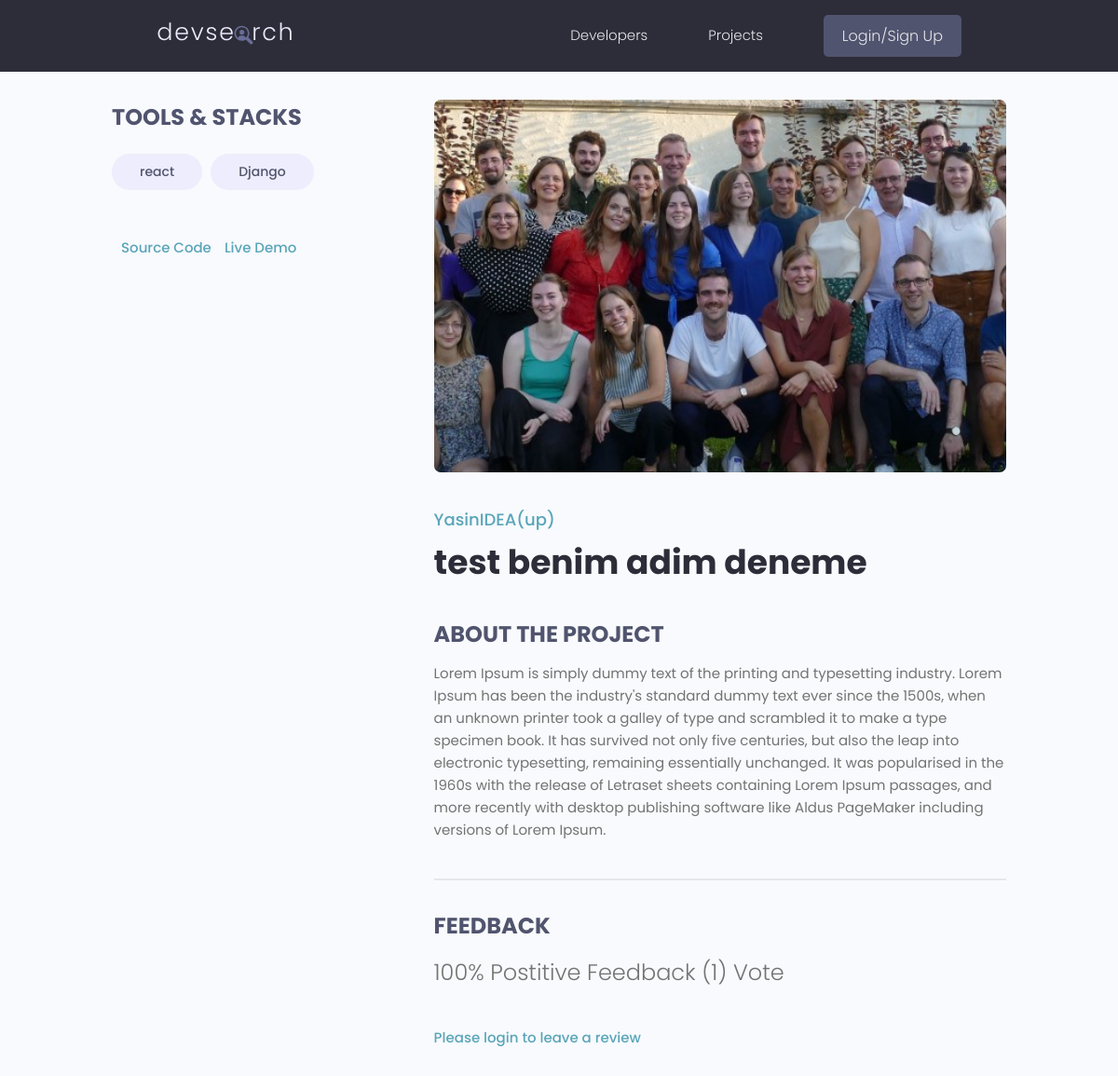
The page /projects/project/cfeef958-b0fc-449b-bdaf-53d790159037 on the database as committed earlier.
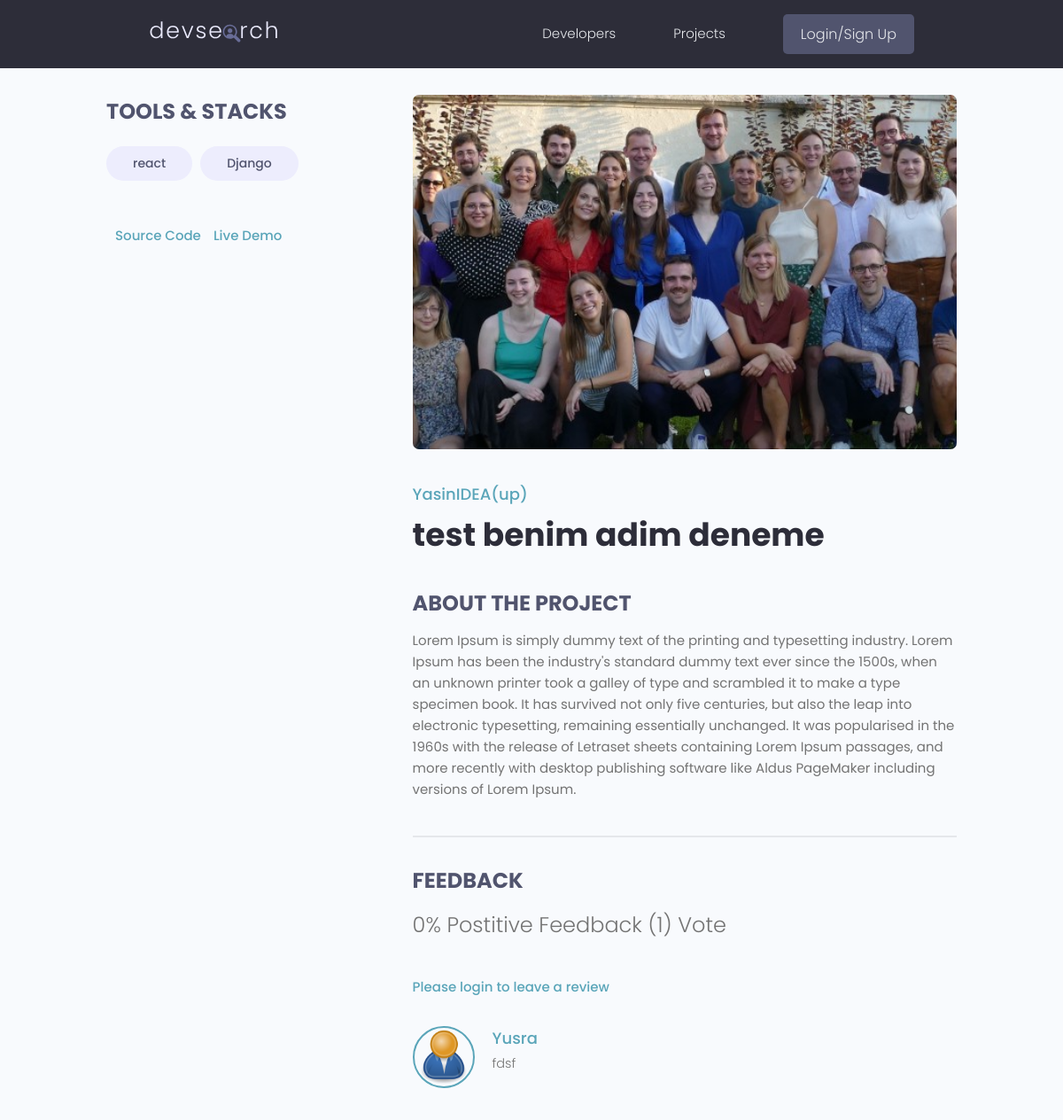
The same page on the database as committed later.
### projects/models.py (models this page shows, shortened)
class Tag(models.Model):
    name = models.CharField(max_length=200)
    created = models.DateTimeField(auto_now_add=True)
    id = models.UUIDField(
        default=uuid.uuid4, unique=True, primary_key=True, editable=False
    )
    def __str__(self):
        return self.name

class Project(models.Model):
    owner = models.ForeignKey(Profile, null=True, blank=True, on_delete=models.SET_NULL)
    title = models.CharField(max_length=200)
    description = models.TextField(null=True, blank=True)
    featured_image = models.ImageField(null=True, blank=True, default="default.jpg")
    demo_link = models.CharField(max_length=2000, null=True, blank=True)
    source_link = models.CharField(max_length=2000, null=True, blank=True)
    tags = models.ManyToManyField("Tag", blank=True)
    vote_total = models.IntegerField(default=0, null=True, blank=True)
    vote_ratio = models.IntegerField(default=0, null=True, blank=True)
    created = models.DateTimeField(auto_now_add=True)
    id = models.UUIDField(
        default=uuid.uuid4, unique=True, primary_key=True, editable=False
    )
    class Meta:
        ordering = ["-vote_ratio", "-vote_total", "title"]
    @property
    def reviewers(self):
        queryset = self.review_set.all().values_list('owner__id', flat=True)
        return queryset

class Review(models.Model):
    VOTE_TYPE = (
        ("up", "Up Vote"),
        ("down", "Down Vote"),
    )
    owner = models.ForeignKey(Profile, on_delete=models.CASCADE, null=True)
    project = models.ForeignKey(Project, on_delete=models.CASCADE)
    body = models.TextField(null=True, blank=True)
    value = models.CharField(max_length=200, choices=VOTE_TYPE)
    created = models.DateTimeField(auto_now_add=True)
    id = models.UUIDField(
        default=uuid.uuid4, unique=True, primary_key=True, editable=False
    )
    class Meta:
        unique_together = [['owner', 'project']]

### users/models.py (models this page shows, shortened)
class Profile(models.Model):
    user = models.OneToOneField(User, on_delete=models.CASCADE, null=True, blank=True)
    name = models.CharField(max_length=200, null=True, blank=True)
    email = models.EmailField(max_length=500, null=True, blank=True)
    username = models.CharField(max_length=200, null=True, blank=True)
    location = models.CharField(max_length=200, null=True, blank=True)
    short_intro = models.CharField(max_length=200, null=True, blank=True)
    bio = models.TextField(null=True, blank=True)
    profile_image = models.ImageField(
        null=True,
        blank=True,
        upload_to="profiles/",
        default="profiles/user-default.png",
    )
    social_github = models.CharField(max_length=200, null=True, blank=True)
    social_twitter = models.CharField(max_length=200, null=True, blank=True)
    social_linkedin = models.CharField(max_length=200, null=True, blank=True)
    social_youtube = models.CharField(max_length=200, null=True, blank=True)
    social_website = models.CharField(max_length=200, null=True, blank=True)
    created = models.DateTimeField(auto_now_add=True)
    id = models.UUIDField(
        default=uuid.uuid4, unique=True, primary_key=True, editable=False
    )

### projects/views.py (the view, shortened to what this page needs)
# urls.py: path("project/<str:pk>", views.project, name="project"),
def project(request, pk):
    projectObj = Project.objects.get(id=pk)
    form = ReviewForm()
    context ={'project': projectObj, 'form': form}
    return render(request, "projects/single-project.html", context)

### projects/templates/projects/single-project.html (shortened to what this page needs)
{% extends 'main.html' %}
{% block content %}
<main class="singleProject my-md">
    <div class="container">
      <div class="layout">
        <div class="column column--1of3">
          <h3 class="singleProject__subtitle">Tools & Stacks</h3>
          <div class="singleProject__toolStack">
            {% for tag in project.tags.all %}
            <span class="tag tag--pill tag--sub tag--lg">
              <small>{{ tag }}
            </small>
            </span>
            {% endfor %}
          </div>
          {% if project.source_link %}
          <a class="singleProject__liveLink" href="{{project.source_link}}" target="_blank">Source Code
          </a>
          {% endif %}
          {% if project.demo_link %}
          <a class="singleProject__liveLink" href="{{project.demo_link}}" target="_blank">Live Demo
          </a>
          {% endif %}
        </div>
        <div class="column column--2of3">
          <img class="singleProject__preview" src="{{ project.featured_image.url  }}" alt="portfolio thumbnail" />
          <a href="profile.html" class="singleProject__developer">{{project.owner.name}}</a>
          <h2 class="singleProject__title">{{project.title}}</h2>
          <h3 class="singleProject__subtitle">About the Project</h3>
          <div class="singleProject__info">
            {{project.description}}
          </div>
          <div class="comments">
            <h3 class="singleProject__subtitle">Feedback</h3>
            <h5 class="project--rating">
              {{project.vote_ratio}}% Postitive Feedback ({{project.vote_total}}) Vote{{project.vote_total|pluralize:"s"}}
            </h5>
            {% if request.user.profile.id in project.reviewers %}
            <p>You have already submitted your review for this project </p>
            {% elif  request.user.profile == project.owner %}
            <p>You cannot review your own work</p>
            {% else %}
            <a href="{% url 'login' %}?next={{request.path}}">Please login to leave a review</a>
            {% endif %}
            <div class="commentList">
                {% for review in project.review_set.all %}
                {% if review.body %}
                <div class="comment">
                    <a href="{% url 'user-profile' review.owner.id %}">
                      <img class="avatar avatar--md"
                        src="{{review.owner.profile_image.url}}" alt="user" />
                    </a>
                    <div class="comment__details">
                      <a href="{% url 'user-profile' review.owner.id %}" class="comment__author">{{review.owner.name}}</a>
                      <p class="comment__info">
                      {{ review.body|linebreaksbr }}
                      </p>
                    </div>
                  </div>
                {% endif %}
                {% endfor %}
            </div>
          </div>
        </div>
      </div>
    </div>
  </main>
{% endblock %}

Rows that differ between the two databases and show on the page:
changed Project "test benim adim deneme": vote_ratio "100" → "0"
added Review: owner.profile_image (placeholder picture), owner.name "Yusra", body "fdsf"
